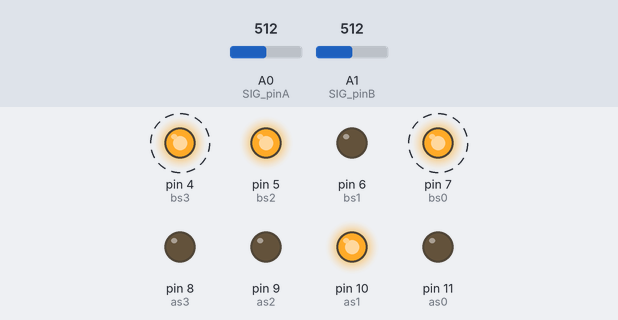
A sketch run on a simulated Arduino Uno, built with avr-gcc and run on an emulated ATmega328P. Shown: output pins drawn as LEDs (lit = HIGH). Dashed ring = blinking. The inputs (shaded band) are chosen by the test bench; at power-on: A0 (SIG_pinA) = 512, A1 (SIG_pinB) = 512. What the sketch prints to the serial monitor is not drawn.

Above: at 1.2 s.
1.3 s: A0 (SIG_pinA) set to 6
At 1.75 s:
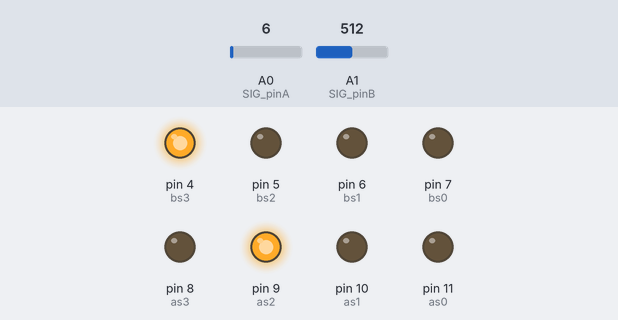
4.3 s: A1 (SIG_pinB) set to 0
At 4.6 s:
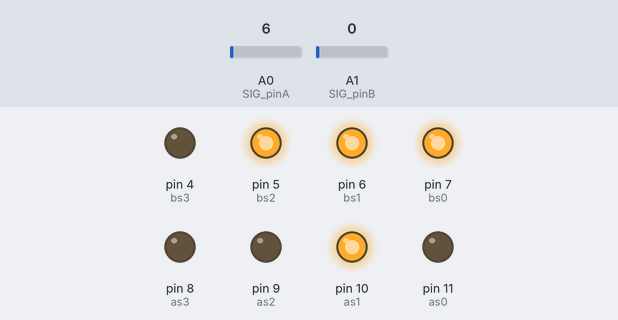
7.3 s: A0 (SIG_pinA) set to 1023
At 7.69 s:
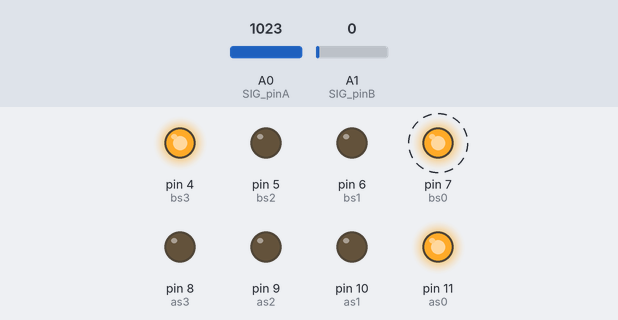
At 9.84 s:
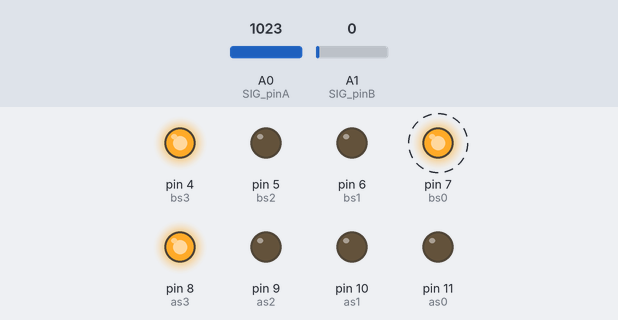
10.3 s: A1 (SIG_pinB) set to 26
13.3 s: A1 (SIG_pinB) set to 122
16.3 s: A0 (SIG_pinA) set to 900
Timing chart, 0 to 66.8 s (numbered marks = the images above; inputs shaded):
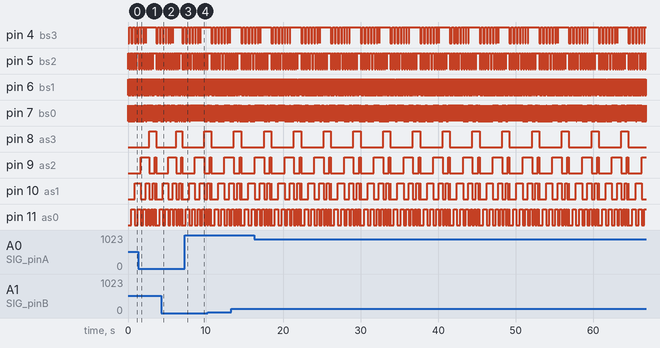

Measured:
- after the input at 7.3 s, pin 8 (as3): LOW → HIGH after 2.5 s instead of 2.3 s
- by itself, pin 5 (bs2): moves between LOW and HIGH, repeating every 3.8 s
- by itself, pin 6 (bs1): moves between LOW and HIGH, repeating every 3.4 s
- by itself, pin 7 (bs0): repeats every 4.9 s: HIGH 0.10 s, 13 × (LOW 0.03 s, HIGH 0.03 s), 42 × (LOW 0.03 s, HIGH 0.06 s), LOW 0.03 s
- by itself, pin 9 (as2): repeats every 3.8 s: LOW 0.72 s, HIGH 0.20 s, LOW 1.7 s, HIGH 1.2 s
- by itself, pin 10 (as1): repeats every 3.8 s: HIGH 0.54 s, LOW 0.42 s, HIGH 0.30 s, LOW 0.17 s, HIGH 0.03 s, LOW 0.92 s, HIGH 0.79 s, LOW 0.67 s
- by itself, pin 4 (bs3): repeats every 3.8 s: HIGH 0.26 s, LOW 0.06 s, HIGH 0.26 s, LOW 0.03 s, HIGH 1.4 s, LOW 0.22 s, HIGH 0.26 s, LOW 0.19 s, HIGH 0.26 s, LOW 0.16 s, HIGH 0.26 s, LOW 0.12 s, HIGH 0.26 s, LOW 0.09 s
- by itself, pin 11 (as0): repeats every 3.8 s: HIGH 0.32 s, LOW 0.29 s, HIGH 0.26 s, LOW 0.23 s, HIGH 0.19 s, LOW 0.17 s, HIGH 0.13 s, LOW 0.10 s, HIGH 0.07 s, LOW 0.51 s, HIGH 0.44 s, LOW 0.41 s, HIGH 0.38 s, LOW 0.35 s

The sketch:

multiplexer.ino
```cpp
//Mux control pins
int as0 = 11;
int as1 = 10;
int as2 = 9;
int as3 = 8;

int bs0 = 7;
int bs1 = 6;
int bs2 = 5;
int bs3 = 4;

//Mux in "SIG" pin
int SIG_pinA = 0;
int SIG_pinB = 1;


void setup(){
  pinMode(as0, OUTPUT);
  pinMode(as1, OUTPUT);
  pinMode(as2, OUTPUT);
  pinMode(as3, OUTPUT);

  pinMode(bs0, OUTPUT);
  pinMode(bs1, OUTPUT);
  pinMode(bs2, OUTPUT);
  pinMode(bs3, OUTPUT);

  digitalWrite(as0, LOW);
  digitalWrite(as1, LOW);
  digitalWrite(as2, LOW);
  digitalWrite(as3, LOW);

  digitalWrite(bs0, LOW);
  digitalWrite(bs1, LOW);
  digitalWrite(bs2, LOW);
  digitalWrite(bs3, LOW);

  Serial.begin(9600);
}


void loop(){

  //Loop through and read all 16 values
  //Reports back "Value at channel 6 is: 346"
  for(int i = 0; i < 16; i ++){
    for(int j = i+1; j < 16; j ++){

      Serial.print("Electrode pair: ");
      Serial.print(i);
      Serial.print("-");
      Serial.print(j);
      Serial.print('\n');

      Serial.println(readMuxA(i));
      Serial.println(readMuxB(j));


      delay(5);   // Want this whole thing to go as fast as possible
      // Need nested loop to transition between pairs (1-2,1-3,1-4...15-12,15-13,15-14)
    }
  }

}


int readMuxA(int channel){
  int controlPin[] = {as0, as1, as2, as3};

  int muxChannel[16][4]={
    {0,0,0,0}, //channel 0
    {1,0,0,0}, //channel 1
    {0,1,0,0}, //channel 2
    {1,1,0,0}, //channel 3
    {0,0,1,0}, //channel 4
    {1,0,1,0}, //channel 5
    {0,1,1,0}, //channel 6
    {1,1,1,0}, //channel 7
    {0,0,0,1}, //channel 8
    {1,0,0,1}, //channel 9
    {0,1,0,1}, //channel 10
    {1,1,0,1}, //channel 11
    {0,0,1,1}, //channel 12
    {1,0,1,1}, //channel 13
    {0,1,1,1}, //channel 14
    {1,1,1,1}  //channel 15
  };

  //loop through the 4 sig
  for(int i = 0; i < 4; i ++){
    digitalWrite(controlPin[i], muxChannel[channel][i]);
  }

  //read the value at the SIG pin
  int val = analogRead(SIG_pinA);

  //return the value
  return val;
}

int readMuxB(int channel){
  int controlPin[] = {bs0, bs1, bs2, bs3};

  int muxChannel[16][4]={
    {0,0,0,0}, //channel 0
    {1,0,0,0}, //channel 1
    {0,1,0,0}, //channel 2
    {1,1,0,0}, //channel 3
    {0,0,1,0}, //channel 4
    {1,0,1,0}, //channel 5
    {0,1,1,0}, //channel 6
    {1,1,1,0}, //channel 7
    {0,0,0,1}, //channel 8
    {1,0,0,1}, //channel 9
    {0,1,0,1}, //channel 10
    {1,1,0,1}, //channel 11
    {0,0,1,1}, //channel 12
    {1,0,1,1}, //channel 13
    {0,1,1,1}, //channel 14
    {1,1,1,1}  //channel 15
  };

  //loop through the 4 sig
  for(int j = 0; j < 4; j ++){
    digitalWrite(controlPin[j], muxChannel[channel][j]);
  }

  //read the value at the SIG pin
  int val = analogRead(SIG_pinB);

  //return the value
  return val;
}
```
